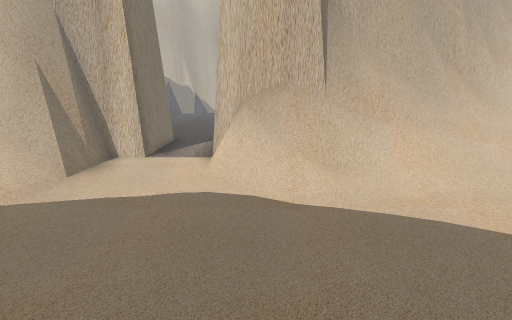
[1] (above)

17 first-person views from a walk through a scene from a Unity 3-D project. The camera is 1.5 m above the floor, tilts 14° down and sees 85° across. The floor is counted in squares, 0.5 m on a side. Each view is taken from the middle of a square. On the plan, view 1 faces up. The plan holds only what a view shows up to about 20 squares ahead; the rest is blank. The place goes on beyond the plan. Some animated figures are not drawn.

[2]
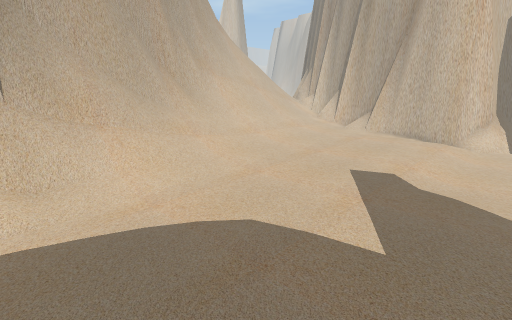

[3]
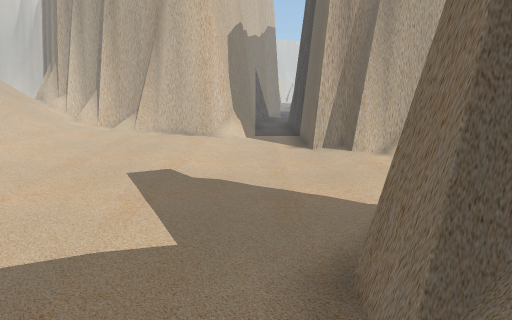

[4]
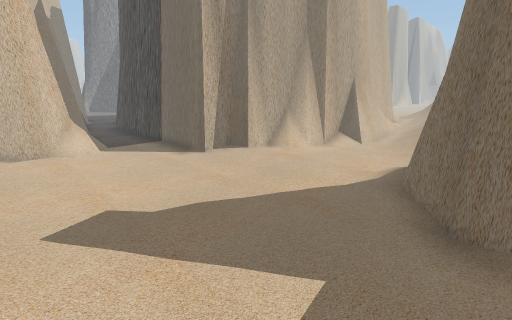

[5]
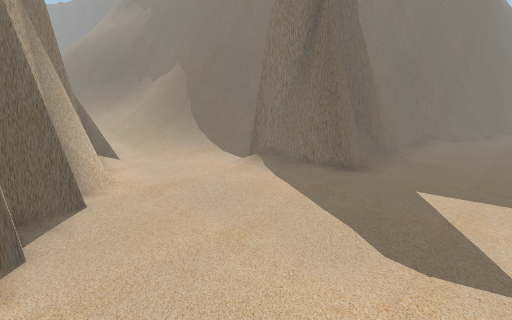

[6]
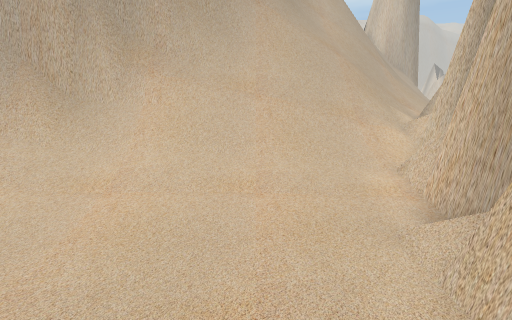

[7]
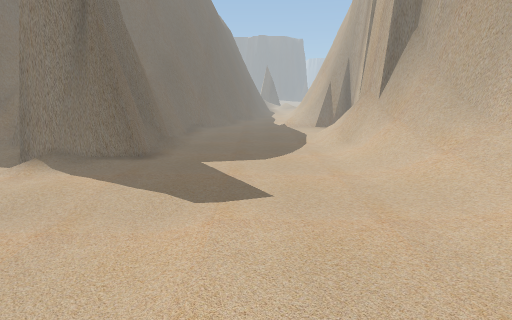

[8]
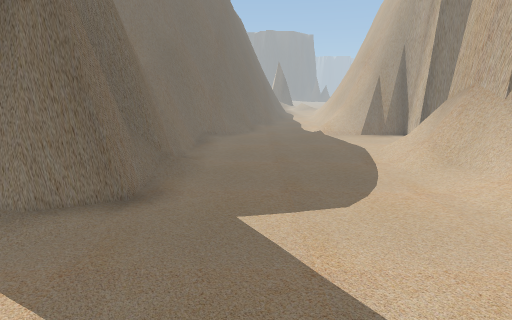

[9]
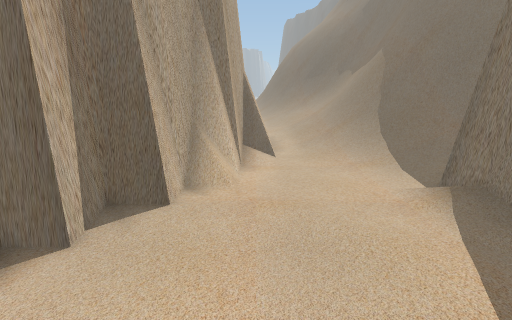

[10]
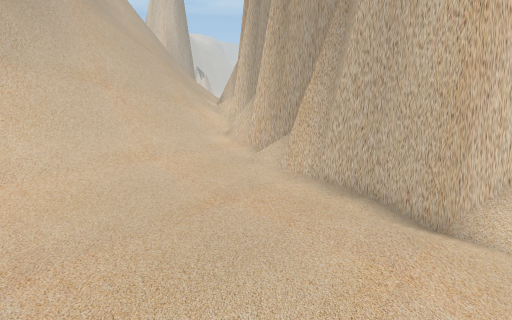

[11]
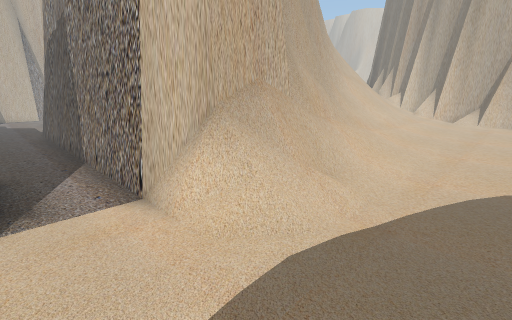

[12]
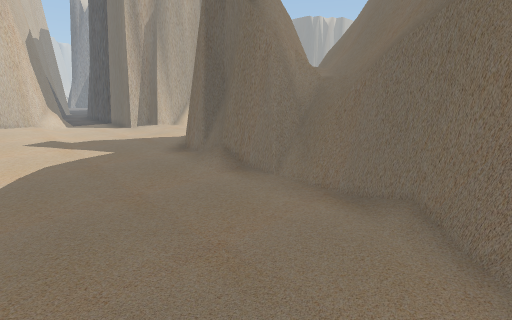

[13]
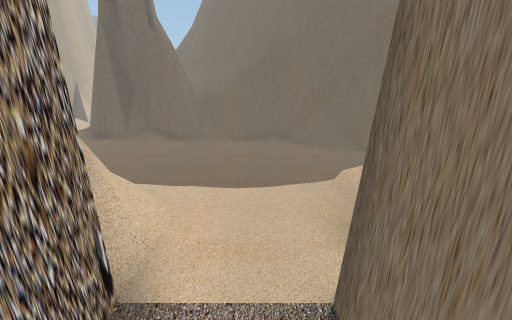

[14]
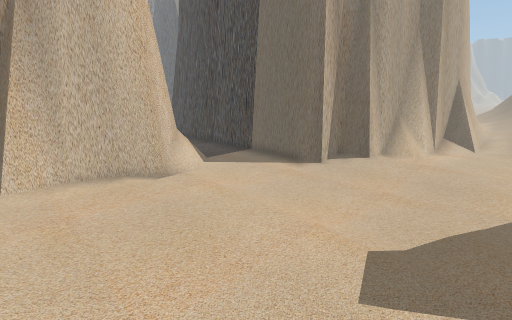

[15]
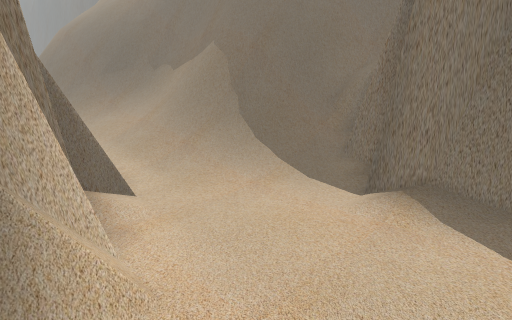

[16]
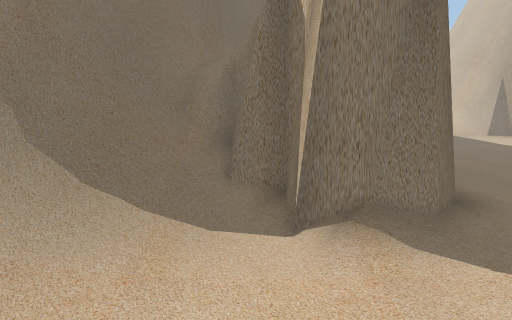

[17]
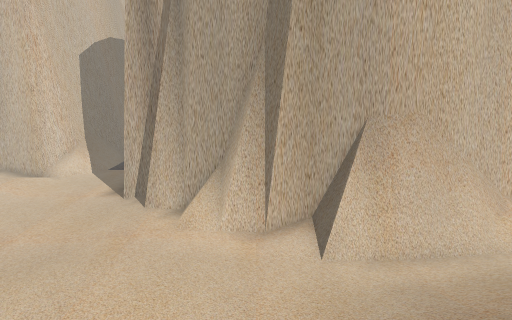

### Floor plan
Key: @ floor where view 1 was taken; # wall or solid block; . main floor; : floor 0.25 m higher than the main floor; + floor 0.5 m higher than the main floor; * floor 2.5 m higher than the main floor; / step, stairs or slope; = window, fence, low wall or low ledge; ^ raised ledge; O other object.
Columns run from 7 left of view 1 to 22 right of it. Each row starts with its distance up from view 1.
 19   ...#                  == ///
 18   ...#                ###=////
 17   #..#              ####^*////
 16   #..#            ###===/=////
 15   #..#          ####^=////////
 14  ##..#        ####====////////
 13 ###..#     #####==////////////
 12 #....##   ###^=////////////+/=
 11 #....######===#////+++++++++:#
 10 =.....======//////:::::::::::#
  9 /.....////:::://:::::::::::: #
  8 /......///.......::::::::::==#
  7 /.................:::::::::###
  6 ..................:::::::::##
  5 ..................:::::::::#
  4 .................::::::::::#
  3 .................::::::::::##
  2 .................:.........###
  1 ................:...........==
  0 =......@........:.............
 -1 #=#...... # ..................
 -2 #####==### ###:...............
 -3    ######   ###:........######
 -4               #/........#
 -5               #:......=##
 -6             ###.......##
 -7          ####=.......=##
 -8          ##==//......##
 -9          #==////.....##
-10          #^=#///:...:#
-11          ###=#///..==#
-12             #=#///.=##
-13              #=///.=##
-14              #=///:=##
-15              #=///:###
-16              #=////:=#
-17              #=////:O#

Positions as (right, up) in squares from view 1, and headings:
1: (0, 0), facing up
2: (2, 0), facing up-right
3: (2, 0), facing right
4: (5, 5), facing down-right
5: (17, 4), facing down-left
6: (17, 4), facing up
7: (19, 4), facing left
8: (13, 2), facing left
9: (13, 2), facing down
10: (13, 2), facing up-right
11: (-5, 5), facing up-right
12: (-7, 6), facing down-right
13: (-4, 16), facing down
14: (10, 8), facing down-right
15: (15, -3), facing down-left
16: (13, -7), facing left
17: (5, -9), facing right
